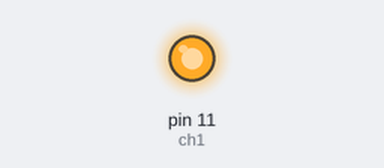
The sketch below on a simulated Arduino Uno, built with avr-gcc and run on an emulated ATmega328P. On the bench: output pins drawn as LEDs (lit = HIGH).

Above: at 0.1 s.
Timing chart, 0 to 1.6 s (numbered marks = the images above):
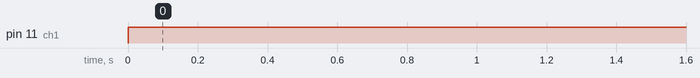

The sketch:

relay.ino
```cpp
// Relay
// Programa para encender o/y apagar un relay.

int ch1 = 11; // asigno una variable int indicando el puerto por el que se conecta el servo

void setup()
{
  pinMode(ch1, OUTPUT);
}

void loop()
{

  digitalWrite(ch1, HIGH);
}
```

Measured:
- by itself, pin 11 (ch1): LOW → HIGH at 0.00 s
